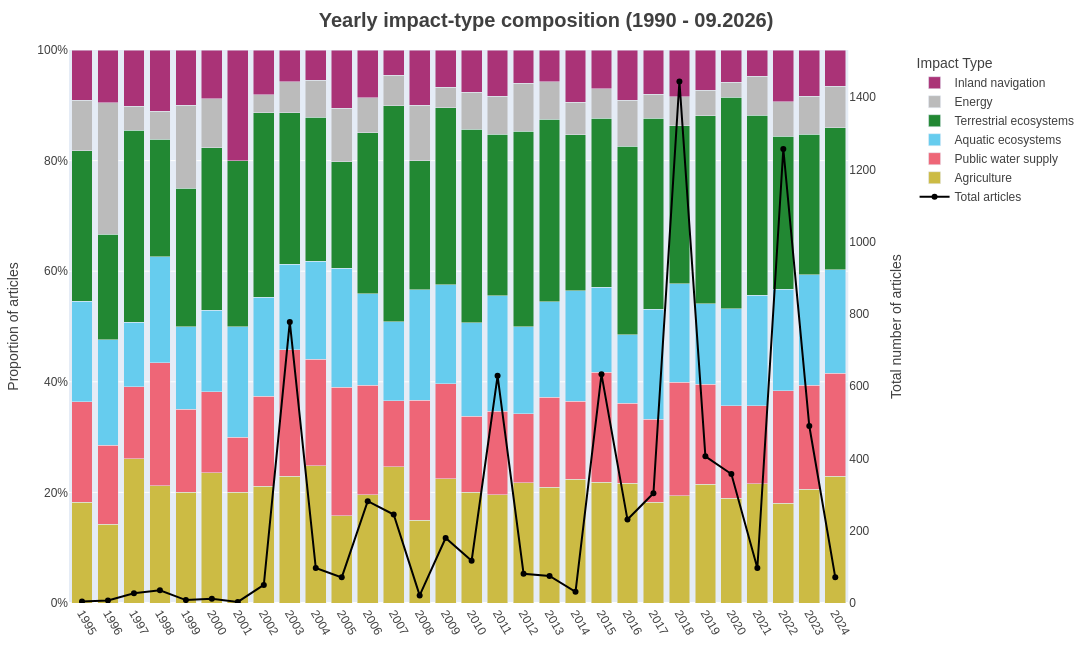

Write notebook code for a chart like this one.
### Markdown cell above
## 4.4.3 — Yearly impact-type composition (thesis Figure 12)
For each year, the share of each broad impact type, stacked to 100%, with the number of
articles as a line. As in the thesis figure, every impact type an article mentions counts
once (`FIG443Y_METHOD = "all_types"`); `"dominant"` keeps only each article's most
frequent type. Only articles whose most salient location lies in a canton are counted.

### Code cell
# ============================================================================
# 4.4.3 (yearly) — PARAMETERS
# ============================================================================
FIG443Y_LANGUAGES = LANGUAGES
FIG443Y_START_YEAR = 1995
FIG443Y_END_YEAR = END_YEAR
FIG443_IMPACT_GROUPS = IMPACT_GROUP_ORDER
FIG443_REQUIRE_CANTON = True    # thesis: only articles whose main location is in a canton
# How articles are split across impact types:
#   "all_types" -> every impact type an article mentions counts once (thesis Figure 12)
#   "dominant"  -> only the type(s) with the most impact sentences in the article (thesis Figure 13)
FIG443Y_METHOD = "all_types"

# ============================================================================
# 4.4.3 (yearly) — PLOT
# ============================================================================
import plotly.graph_objects as go
from plotly.subplots import make_subplots


def impact_types_per_article(languages, start_year, end_year, impact_groups, require_canton, method):
    """One row per (article, impact type) that the article is counted under.
    method="dominant": only the type(s) with the most sentences (ties kept);
    method="all_types": every type the article mentions."""
    si = sentence_impacts[sentence_impacts["language"].isin(languages) &
                          sentence_impacts["impact_group"].isin(impact_groups) &
                          sentence_impacts["year"].between(start_year, end_year)]
    if require_canton:
        if best_location.empty:
            print("note: no location data — using all articles instead.")
        else:
            located = best_location.loc[best_location["canton_abbr"].notna(), ["language", "file"]]
            si = si.merge(located, on=["language", "file"], how="inner")
    counts = si.groupby(["language", "file", "year", "month", "impact_group"]).size().reset_index(name="n")
    if method == "all_types":
        return counts
    counts["max_n"] = counts.groupby(["language", "file"])["n"].transform("max")
    return counts[counts["n"] == counts["max_n"]]


def save_plotly(fig, name):
    try:
        fig.write_image(os.path.join(FIGURES_DIR, name), scale=3)
    except Exception as e:
        print(f"note: could not save a PNG copy ({e}). 'pip install -U kaleido' enables saving Plotly figures.")


_years = sentence_impacts.loc[sentence_impacts["language"].isin(FIG443Y_LANGUAGES), "year"]
y0, y1 = resolve_year_range(_years, FIG443Y_START_YEAR, FIG443Y_END_YEAR)
assigned = impact_types_per_article(FIG443Y_LANGUAGES, y0, y1, FIG443_IMPACT_GROUPS, FIG443_REQUIRE_CANTON,
                                    FIG443Y_METHOD)

if assigned.empty:
    print("Skipping: no data for the chosen parameters.")
else:
    yearly = assigned.groupby(["year", "impact_group"]).size().rename("article_count")
    grid = pd.MultiIndex.from_product([sorted(assigned["year"].unique()), FIG443_IMPACT_GROUPS],
                                      names=["year", "impact_group"])
    yearly = yearly.reindex(grid, fill_value=0).reset_index()
    yearly["pair_total"] = yearly.groupby("year")["article_count"].transform("sum")
    yearly = yearly[yearly["pair_total"] > 0].copy()
    yearly["proportion"] = yearly["article_count"] / yearly["pair_total"]

    fig = make_subplots(specs=[[{"secondary_y": True}]])
    for impact in FIG443_IMPACT_GROUPS:
        s = yearly[yearly["impact_group"] == impact]
        fig.add_trace(go.Bar(x=s["year"], y=s["proportion"], name=impact,
                             marker_color=IMPACT_GROUP_COLORS.get(impact, "#999999"),
                             hovertemplate="Year=%{x}<br>Impact=%{fullData.name}<br>Proportion=%{y:.2%}<extra></extra>"),
                      secondary_y=False)
    # line = number of distinct articles per year
    totals = assigned.drop_duplicates(["language", "file"]).groupby("year").size().rename("n").reset_index()
    fig.add_trace(go.Scatter(x=totals["year"], y=totals["n"], name="Total articles",
                             mode="lines+markers", legendrank=1, line=dict(color="black", width=2),
                             marker=dict(size=6), hovertemplate="Year=%{x}<br>Total=%{y}<extra></extra>"),
                  secondary_y=True)
    fig.update_layout(
        barmode="stack", height=650, width=1200,
        title=dict(text="<b>Yearly impact-type composition (1990 - 09.2026)</b>", x=0.5, xanchor="center",
                   y=0.98, yanchor="top", font=dict(family=PLOTLY_FONT["family"], size=20, color=TEXT_COLOR)),
        legend_title_text="Impact Type", margin=dict(t=50, r=50, l=60, b=40), font=PLOTLY_FONT,
    )
    fig.update_yaxes(title_text="Proportion of articles", tickformat=".0%", range=[0, 1], secondary_y=False)
    fig.update_yaxes(title_text="Total number of articles", tickmode="auto", rangemode="tozero",
                     showgrid=False, secondary_y=True)
    fig.update_xaxes(dtick=1, tickangle=60, range=[y0 - 0.5, y1 + 0.5])
    fig.show()
    save_plotly(fig, "4.4.3_yearly_impact_compositions.png")

### Figure 1 — Plotly figure (JSON) as saved in the notebook; plotly's stock layout.template omitted (floating-point values rounded to 4 significant figures)
{"data": [{"hovertemplate": "Year=%{x}<br>Impact=%{fullData.name}<br>Proportion=%{y:.2%}<extra></extra>", "marker": {"color": "#CCBB44"}, "name": "Agriculture", "type": "bar", "x": [1995, 1996, 1997, 1998, 1999, 2000, 2001, 2002, 2003, 2004, 2005, 2006, 2007, 2008, 2009, 2010, 2011, 2012, 2013, 2014, 2015, 2016, 2017, 2018, 2019, 2020, 2021, 2022, 2023, 2024], "xaxis": "x", "y": [0.1818, 0.1429, 0.2609, 0.2121, 0.2, 0.2353, 0.2, 0.2114, 0.2294, 0.248, 0.1579, 0.1954, 0.2468, 0.15, 0.2251, 0.2006, 0.196, 0.2174, 0.2094, 0.2235, 0.2182, 0.2169, 0.1821, 0.1942, 0.2144, 0.1893, 0.2157, 0.1801, 0.2057, 0.229], "yaxis": "y"}, {"hovertemplate": "Year=%{x}<br>Impact=%{fullData.name}<br>Proportion=%{y:.2%}<extra></extra>", "marker": {"color": "#EE6677"}, "name": "Public water supply", "type": "bar", "x": [1995, 1996, 1997, 1998, 1999, 2000, 2001, 2002, 2003, 2004, 2005, 2006, 2007, 2008, 2009, 2010, 2011, 2012, 2013, 2014, 2015, 2016, 2017, 2018, 2019, 2020, 2021, 2022, 2023, 2024], "xaxis": "x", "y": [0.1818, 0.1429, 0.1304, 0.2222, 0.15, 0.1471, 0.1, 0.1626, 0.229, 0.1929, 0.2325, 0.1983, 0.1188, 0.2167, 0.1717, 0.1369, 0.1508, 0.125, 0.1623, 0.1412, 0.1993, 0.1446, 0.1499, 0.2047, 0.1815, 0.1676, 0.1412, 0.2034, 0.1884, 0.1869], "yaxis": "y"}, {"hovertemplate": "Year=%{x}<br>Impact=%{fullData.name}<br>Proportion=%{y:.2%}<extra></extra>", "marker": {"color": "#66CCEE"}, "name": "Aquatic ecosystems", "type": "bar", "x": [1995, 1996, 1997, 1998, 1999, 2000, 2001, 2002, 2003, 2004, 2005, 2006, 2007, 2008, 2009, 2010, 2011, 2012, 2013, 2014, 2015, 2016, 2017, 2018, 2019, 2020, 2021, 2022, 2023, 2024], "xaxis": "x", "y": [0.1818, 0.1905, 0.1159, 0.1919, 0.15, 0.1471, 0.2, 0.1789, 0.1541, 0.1772, 0.2149, 0.1652, 0.1426, 0.2, 0.1787, 0.1688, 0.2087, 0.1576, 0.1728, 0.2, 0.1538, 0.1239, 0.1995, 0.1788, 0.1456, 0.1756, 0.2, 0.1835, 0.1994, 0.1869], "yaxis": "y"}, {"hovertemplate": "Year=%{x}<br>Impact=%{fullData.name}<br>Proportion=%{y:.2%}<extra></extra>", "marker": {"color": "#228833"}, "name": "Terrestrial ecosystems", "type": "bar", "x": [1995, 1996, 1997, 1998, 1999, 2000, 2001, 2002, 2003, 2004, 2005, 2006, 2007, 2008, 2009, 2010, 2011, 2012, 2013, 2014, 2015, 2016, 2017, 2018, 2019, 2020, 2021, 2022, 2023, 2024], "xaxis": "x", "y": [0.2727, 0.1905, 0.3478, 0.2121, 0.25, 0.2941, 0.3, 0.3333, 0.2742, 0.2598, 0.193, 0.2917, 0.3912, 0.2333, 0.3202, 0.3503, 0.2919, 0.3533, 0.3298, 0.2824, 0.3057, 0.3408, 0.3454, 0.2849, 0.34, 0.382, 0.3255, 0.2769, 0.254, 0.257], "yaxis": "y"}, {"hovertemplate": "Year=%{x}<br>Impact=%{fullData.name}<br>Proportion=%{y:.2%}<extra></extra>", "marker": {"color": "#BBBBBB"}, "name": "Energy", "type": "bar", "x": [1995, 1996, 1997, 1998, 1999, 2000, 2001, 2002, 2003, 2004, 2005, 2006, 2007, 2008, 2009, 2010, 2011, 2012, 2013, 2014, 2015, 2016, 2017, 2018, 2019, 2020, 2021, 2022, 2023, 2024], "xaxis": "x", "y": [0.09091, 0.2381, 0.04348, 0.05051, 0.15, 0.08824, 0.0, 0.03252, 0.05613, 0.06693, 0.09649, 0.06322, 0.05484, 0.1, 0.03712, 0.06688, 0.06876, 0.08696, 0.06806, 0.05882, 0.05322, 0.08262, 0.04284, 0.0532, 0.04586, 0.02737, 0.07059, 0.06252, 0.06901, 0.07477], "yaxis": "y"}, {"hovertemplate": "Year=%{x}<br>Impact=%{fullData.name}<br>Proportion=%{y:.2%}<extra></extra>", "marker": {"color": "#AA3377"}, "name": "Inland navigation", "type": "bar", "x": [1995, 1996, 1997, 1998, 1999, 2000, 2001, 2002, 2003, 2004, 2005, 2006, 2007, 2008, 2009, 2010, 2011, 2012, 2013, 2014, 2015, 2016, 2017, 2018, 2019, 2020, 2021, 2022, 2023, 2024], "xaxis": "x", "y": [0.09091, 0.09524, 0.1014, 0.1111, 0.1, 0.08824, 0.2, 0.0813, 0.05711, 0.05512, 0.1053, 0.08621, 0.0457, 0.1, 0.06729, 0.07643, 0.08384, 0.05978, 0.05759, 0.09412, 0.06978, 0.09122, 0.08032, 0.08422, 0.07278, 0.05815, 0.04706, 0.09363, 0.08351, 0.06542], "yaxis": "y"}, {"hovertemplate": "Year=%{x}<br>Total=%{y}<extra></extra>", "legendrank": 1, "line": {"color": "black", "width": 2}, "marker": {"size": 6}, "mode": "lines+markers", "name": "Total articles", "type": "scatter", "x": [1995, 1996, 1997, 1998, 1999, 2000, 2001, 2002, 2003, 2004, 2005, 2006, 2007, 2008, 2009, 2010, 2011, 2012, 2013, 2014, 2015, 2016, 2017, 2018, 2019, 2020, 2021, 2022, 2023, 2024], "xaxis": "x", "y": [4, 7, 27, 35, 8, 12, 3, 50, 778, 97, 71, 282, 245, 21, 180, 117, 629, 81, 75, 31, 633, 231, 304, 1444, 406, 357, 97, 1257, 490, 71], "yaxis": "y2"}], "layout": {"barmode": "stack", "font": {"color": "#404040", "family": "Arial, Helvetica, sans-serif", "size": 12}, "height": 650, "legend": {"title": {"text": "Impact Type"}}, "margin": {"b": 40, "l": 60, "r": 50, "t": 50}, "title": {"font": {"color": "#404040", "family": "Arial, Helvetica, sans-serif", "size": 20}, "text": "<b>Yearly impact-type composition (1990 - 09.2026)</b>", "x": 0.5, "xanchor": "center", "y": 0.98, "yanchor": "top"}, "width": 1200, "xaxis": {"anchor": "y", "domain": [0, 0.94], "dtick": 1, "range": [1994.0, 2024.0], "tickangle": 60}, "yaxis": {"anchor": "x", "domain": [0, 1], "range": [0, 1], "tickformat": ".0%", "title": {"text": "Proportion of articles"}}, "yaxis2": {"anchor": "x", "overlaying": "y", "rangemode": "tozero", "showgrid": false, "side": "right", "tickmode": "auto", "title": {"text": "Total number of articles"}}}}
